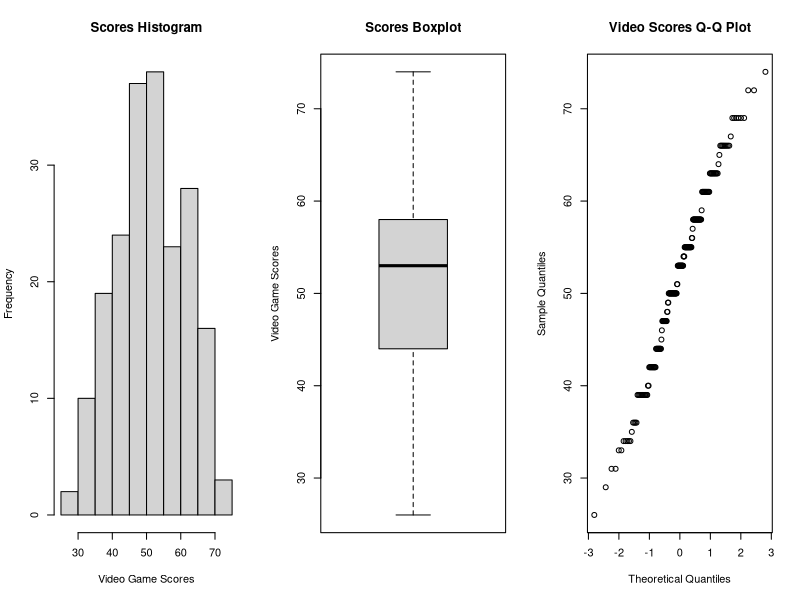
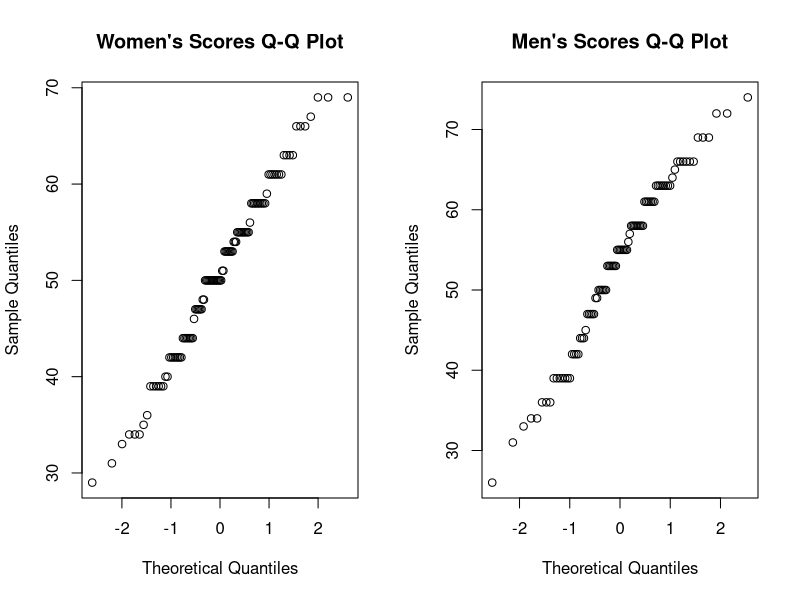
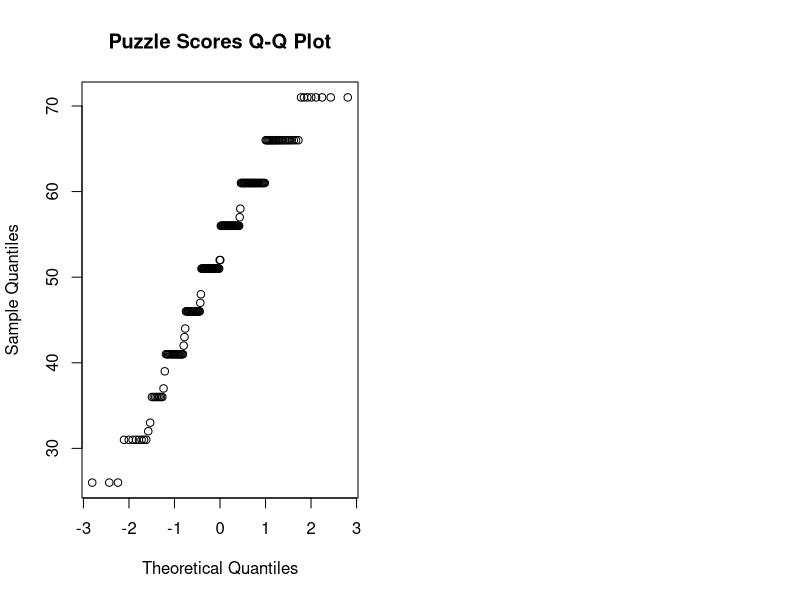
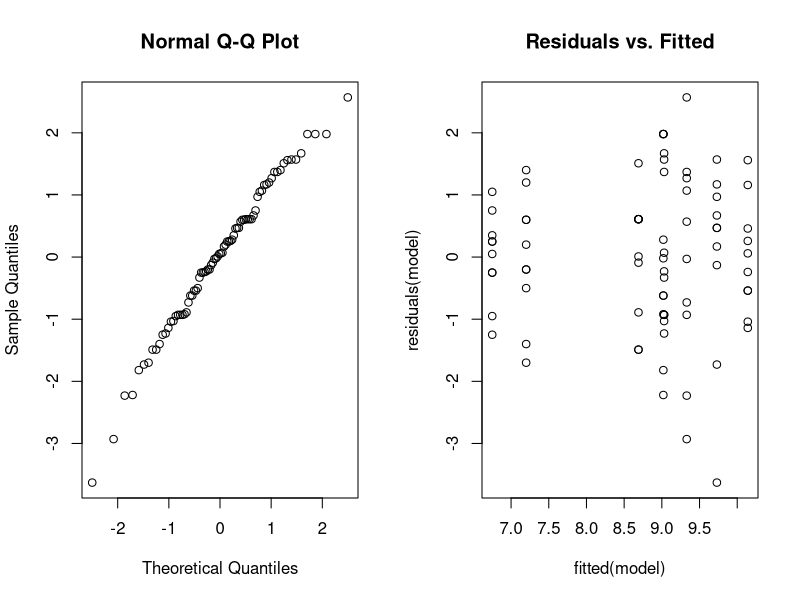
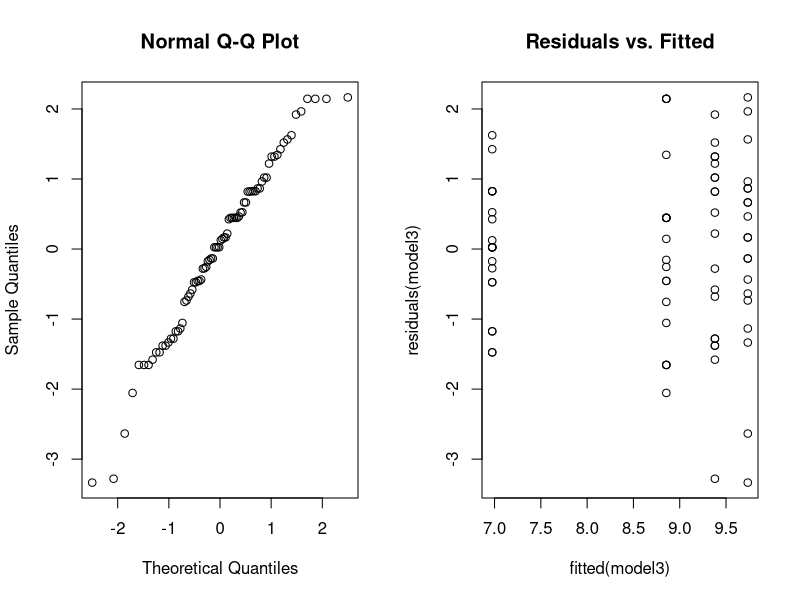
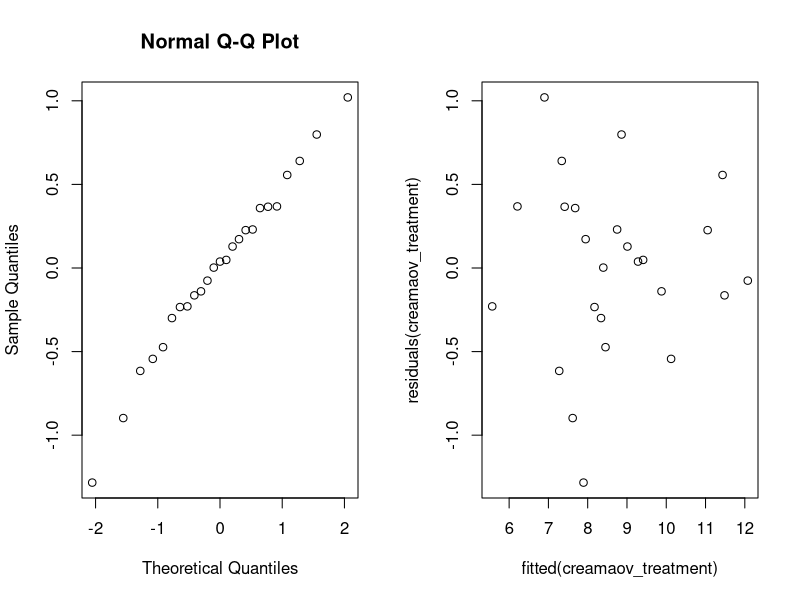
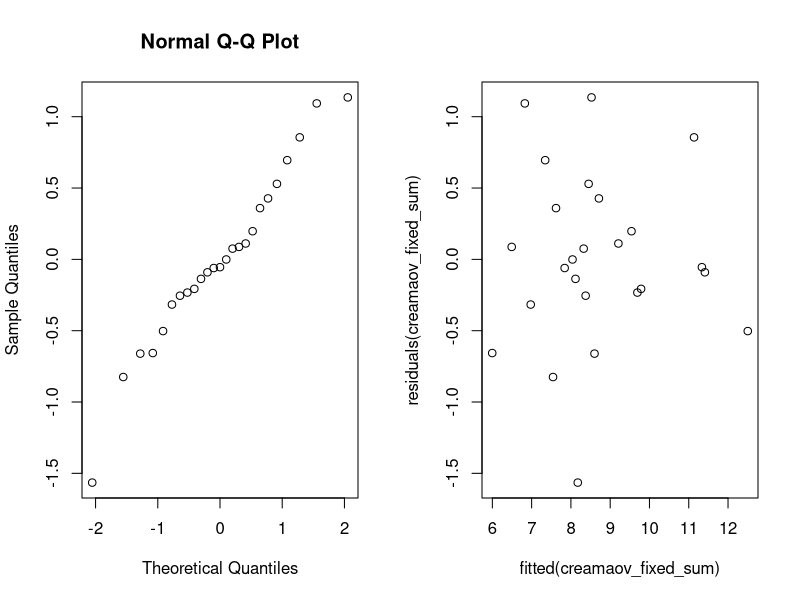
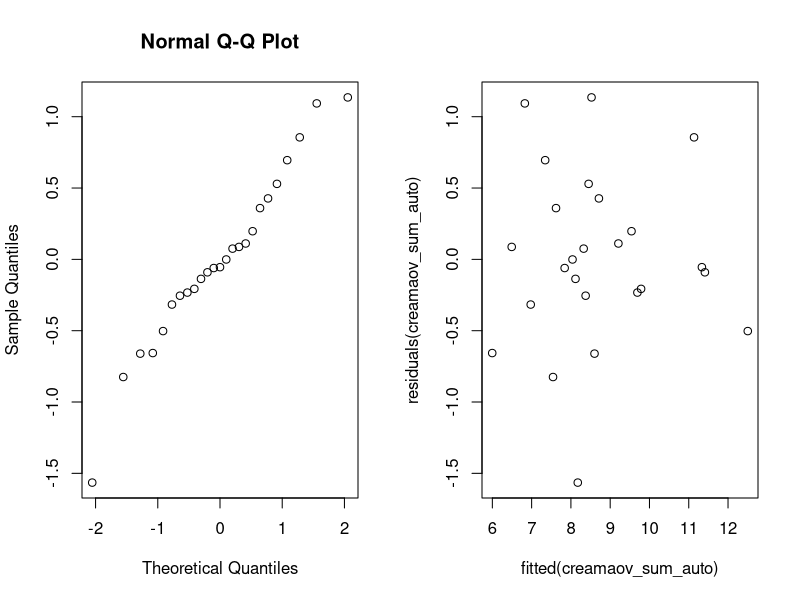

Reproduce these figures in R, in order.
## ---- chunk 1
#Read in the data and extract the relevant column
ice_cream=read.csv("data/Ice_cream.csv",header=TRUE) 
video=ice_cream$video

#Create relevant figures to assess distribution normality
par(mfrow=c(1,3))
hist(video, xlab="Video Game Scores", main="Scores Histogram"); boxplot(video, ylab="Video Game Scores", main="Scores Boxplot"); qqnorm(video, main="Video Scores Q-Q Plot")
## ---- chunk 2
#Constructing a bounded 97% confidence interval 
video_mean = mean(video)
video_se = sd(video)/sqrt(length(video))
alpha = 0.03
degrees_freedom = length(video) - 1
t_score = qt(p=alpha/2, df=degrees_freedom, lower.tail=F)
margin_error = video_se * t_score
lower_bound = video_mean - margin_error
upper_bound = video_mean + margin_error
## ---- chunk 3
#Calculating the number of samples needed for a confidence interval of at most length 3
desired_margin_error = 1.5
z_score = qnorm(0.985)
num_samples = ((z_score*sd(video))/desired_margin_error)^2
## ---- chunk 4
#Creating a bootstrapped 97% confidence interval
B = 1000
Tstar = numeric(B)
for (i in 1:B) {
  Xstar = sample(video, replace = TRUE) 
  Tstar[i] = mean(Xstar)
}
Tstar015 = quantile(Tstar, 0.015)  #Lower bound
Tstar985 = quantile(Tstar, 0.985)  #Upper bound

confidence_interval = c(2*mean(video) - Tstar985, 2*mean(video) - Tstar015)
## ---- chunk 5
#First t-test when mu_0 = 50
t.test(video, mu=50, alt="g")

#Second t-test when mu_0 = 51
t.test(video, mu=51, alt="g")
## ---- chunk 6
binom.test(sum(video>50), length(video), p=0.5, alt="g")

wilcox.test(video, mu=50, alt="g")

binom.test(sum(video<42), length(video), p=0.25, alt="l")
## ---- chunk 7
n=length(video)
t=min(video)
mus = c()
B=1000; tstar=numeric(B)
for (j in 0:100){
  for (i in 1:B){
  xstar=rnorm(200, mean=j, sd=10)
  tstar[i]=min(xstar)
  }
  pl=sum(tstar<t)/B; pr=sum(tstar>t)/B
  p=2*min(pl,pr)
  if (p >= 0.05){
    mus = c(mus, j)
  }
}
## ---- chunk 8
ks_mus = c()
suppressWarnings(for (j in 0:100){
  xstar=rnorm(200, mean=j, sd=10)
  p = ks.test(video, xstar)[[2]]
  if (p >= 0.05){
    ks_mus = c(ks_mus, j)
  }
})
## ---- chunk 9
#Extracting the boolean data for scores from women and men
women_scores = ice_cream$video[ice_cream$female == 1]
men_scores = ice_cream$video[ice_cream$female == 0]

par(mfrow=c(1,2))
qqnorm(women_scores, main="Women's Scores Q-Q Plot"); qqnorm(men_scores, main="Men's Scores Q-Q Plot")

#Two-sample t-test
t.test(women_scores, men_scores)
## ---- chunk 10
#Mann-Whitney test
wilcox.test(women_scores, men_scores)

#Kolmogorov-Smirnov test
ks.test(women_scores, men_scores)
## ---- chunk 11
puzzle=ice_cream$puzzle

#Check normality for the puzzle scores
qqnorm(puzzle, main="Puzzle Scores Q-Q Plot")
cor.test(video, puzzle, method="spearman")
## ---- chunk 12
hg_data = read.table("data/hemoglobin.txt", header=TRUE)
summary(hg_data)
mu <- mean(hg_data$hemoglobin)
## ---- chunk 13
hg_data$rate = as.factor(hg_data$rate); hg_data$method = as.factor(hg_data$method)
## ---- chunk 14
table(hg_data$rate, hg_data$method)
## ---- chunk 15
set.seed(123)
M=1000; I=4; J=2

# Generate population
rates <- sample(1:I, M, replace=TRUE); methods <- sample(c('A', 'B'), M, replace=TRUE)
hemoglobin <- rnorm(M, mean(hg_data$hemoglobin), sd(hg_data$hemoglobin))
dummy_pop <- data.frame(rate=rates, method=methods, hemoglobin=hemoglobin)

# Create factor combinations
N=10
dummy_pop$combos <- interaction(dummy_pop$rate, dummy_pop$method)
combo_groups <- split(dummy_pop, dummy_pop$combos)

# Sample balanced design
balanced_groups <- lapply(combo_groups,
                          function(group) group[sample(nrow(group),min(N, nrow(group))), ])
balanced_data <- do.call(rbind, balanced_groups)
balanced_data <- subset(balanced_data, select=-combos)

# Verify balance
table(balanced_data$rate, balanced_data$method)
## ---- chunk 16
model <- lm(hemoglobin~rate*method, data=hg_data); anova(model)
## ---- chunk 17
par(mfrow=c(1,2))
qqnorm(residuals(model)); plot(fitted(model), residuals(model)); title("Residuals vs. Fitted")
## ---- chunk 18
model2 <- lm(hemoglobin~rate+method, data=hg_data); invisible(anova(model2))
summary(model2)
## ---- chunk 19
model3 <- lm(hemoglobin~rate, data=hg_data); anova(model3)
summary(model3)
## ---- chunk 20
par(mfrow=c(1,2))
qqnorm(residuals(model3)); plot(fitted(model3), residuals(model3)); title("Residuals vs. Fitted")

## ---- chunk 21
kruskal.test(hg_data$hemoglobin, hg_data$rate)
## ---- chunk 22
data <- read.csv("data/cream.txt", sep="", header=TRUE)
cream_treatment <- data.frame(acidity=data[,1], batch=factor(data[,2]), position=factor(data[,3]), starter=factor(data[,4]))

creamaov_treatment <- lm(acidity ~ batch + position + starter, data=cream_treatment)

# Visual normality check
qqnorm(residuals(creamaov_treatment))
plot(fitted(creamaov_treatment), residuals(creamaov_treatment))

anova(creamaov_treatment)
summary(creamaov_treatment)

starter_difference_p_value <- summary(creamaov_treatment)$coefficients[10,4]
## ---- chunk 23
cream_sum <- data.frame(acidity=data[,1], batch=factor(data[,2]), position=factor(data[,3]), starter=factor(data[,4]))
contrasts(cream_sum$batch) <- contr.sum
contrasts(cream_sum$position) <- contr.sum
contrasts(cream_sum$starter) <- contr.sum

creamaov_sum <- lm(acidity ~ batch + position + starter, data=cream_sum)
anova(creamaov_sum)
summary(creamaov_sum)

p_value_batch <- anova(creamaov_sum)$'Pr(>F)'[1]
p_value_position <- anova(creamaov_sum)$'Pr(>F)'[2]
p_value_starter <- anova(creamaov_sum)$'Pr(>F)'[3]
p_value_batch3 <- summary(creamaov_sum)$coefficients[3,4]
## ---- chunk 24
creamaov_fixed_sum <- lm(acidity ~ batch + starter, data=cream_sum)
# TODO: check if we are setting the right things to be factors. Block variables shouldn't be set to be factors I think? See Lecture 6 Slide 24
# TODO: supposedly everything is balanced here???
# we place factor of interest starter last because treatment factors needs to come last. That's because the order is important if model is unbalanced (unsure, maybe the case here?) or for 2 continuous factors (not relevant here)
# TODO: we could use drop1 to re-run all combinations so that the p-values will all be right

# Visual normality check
qqnorm(residuals(creamaov_fixed_sum))
plot(fitted(creamaov_fixed_sum), residuals(creamaov_fixed_sum))

anova(creamaov_fixed_sum)
summary(creamaov_fixed_sum)
## ---- chunk 25
creamaov_sum_auto <- step(creamaov_sum)

# Visual normality check
qqnorm(residuals(creamaov_sum_auto))
plot(fitted(creamaov_sum_auto), residuals(creamaov_sum_auto))

anova(creamaov_sum_auto)
summary(creamaov_sum_auto)
## ---- chunk 26
friedman.test(acidity ~ starter | position, data=cream_sum) # alternative syntax
# friedman.test(cream_sum$acidity, cream_sum$starter, cream_sum$position)
